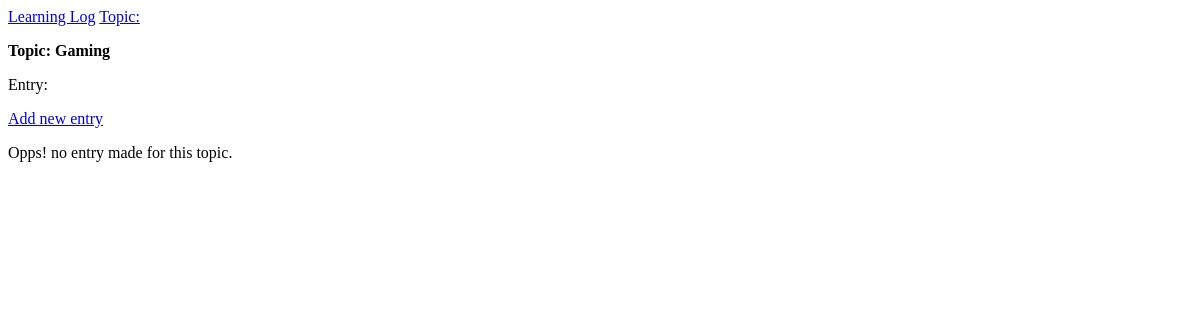
Before: /topics/4/ with the older database file.
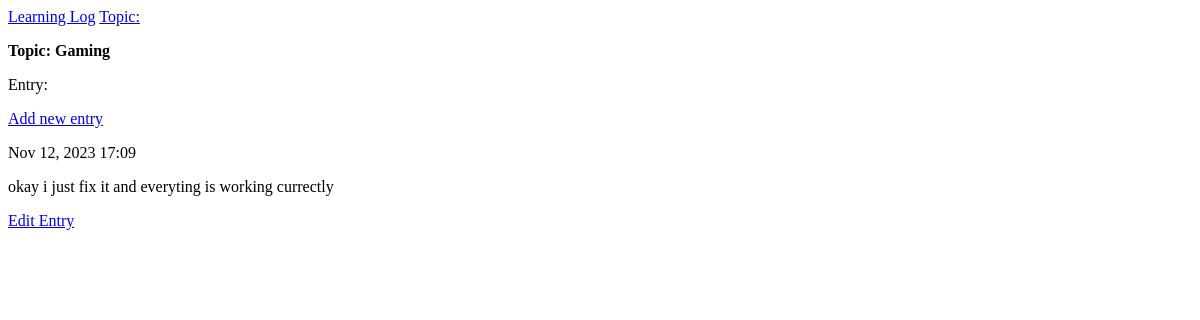
After: the same page with the newer database file.
### learning_logs/models.py (models this page shows, shortened)
class Topic(models.Model):
    text = models.CharField(max_length=200)
    date_added = models.DateTimeField(auto_now_add=True)

class Entry(models.Model):
    topic = models.ForeignKey(Topic,  on_delete=models.CASCADE)
    text = models.TextField()
    date_added = models.DateTimeField(auto_now_add=True)
    class Meta:
        verbose_name_plural = 'entries'

### learning_logs/views.py (the view)
# urls.py: path('topics/<int:topic_id>/', views.topic, name='topic'),
def topic(request, topic_id):
    topic = Topic.objects.get(id = topic_id)
    entries = topic.entry_set.order_by('-date_added')
    return render(request, 'learning_logs/topic.html', {'topic': topic, 'entries': entries})

### learning_logs/templates/learning_logs/topic.html
{% extends "learning_logs/base.html" %}
{% block content %}
    <p>
        <strong> Topic: {{topic.text}} </strong>
    </p>
    <p>Entry: </p>
    <p>
        <a href="{% url "learning_logs:create_entry" topic.id %}">Add new entry </a>
    {% for entry in entries %}
        <p>{{entry.date_added|date:'M d, Y H:i'}}
        <p>{{entry.text|linebreaks}}</p>
     <a href="{% url "learning_logs:edit_entry" entry.id %}">Edit Entry</a>
    {%empty%}
    <p>Opps! no entry made for this topic.</p>
    {% endfor %}
{% endblock content %}

### learning_logs/templates/learning_logs/base.html
<p>
    <a href="{% url "learning_logs:index" %}"> Learning Log</a>
    <a href="{% url "learning_logs:topics" %}">Topic: </a>
</p>
{% block content %}
{% endblock content %}

Changed rows visible on the page:
added Entry: date_added "Nov 12, 2023 17:09", text "okay i just fix it and everyting is working currectly"
Other visible differences:
text no longer shown: "Opps! no entry made for this topic."
